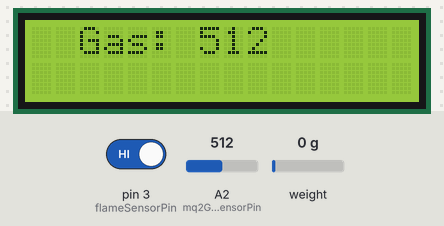
A sketch run on a simulated Arduino Uno, built with avr-gcc and run on an emulated ATmega328P. Parts: 16×2 character LCD. The inputs (shaded band) are chosen by the test bench; at power-on: weight on the scale 0 g, pin 3 (flameSensorPin) HIGH, A2 (mq2GasSensorPin) = 512. The modem accepts every AT command (registered, SIM ready, sends succeed) and sends nothing else; what the sketch prints to the serial monitor is not drawn.

Above: at 16.3 s.
16.4 s: weight on the scale set to 100 g
At 17.7 s:
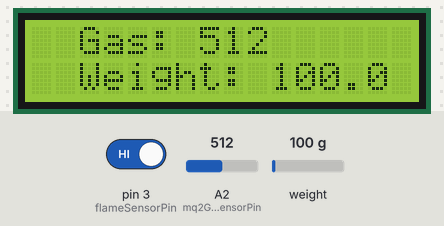
28.7 s: weight on the scale set to 1250 g
At 39.1 s:
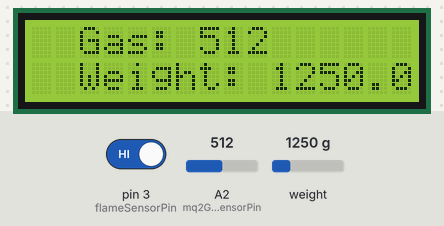
53.2 s: weight on the scale set to 2500 g
At 59.4 s:
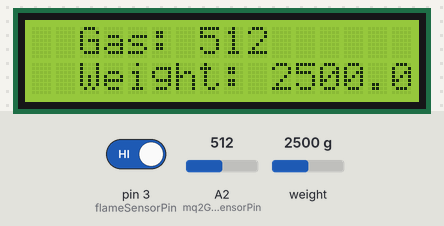
Timing chart, 0 to 60.9 s (numbered marks = the images above; inputs shaded):
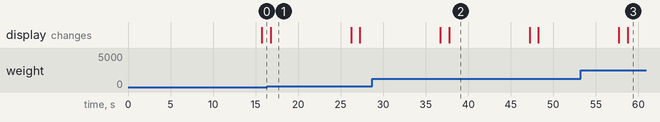

The sketch:

MAINCODE.ino
```cpp
#include "HX711.h"
#include <Wire.h>
#include <LiquidCrystal_I2C.h>
#include <SoftwareSerial.h>


// HX711 circuit wiring
const int LOADCELL_DOUT_PIN = 6;
const int LOADCELL_SCK_PIN = 5;
const int flameSensorPin = 3;
const int mq2GasSensorPin = A2;


HX711 scale;

// Thresholds for gas level (weight), flame sensor, and MQ2 gas sensor
const int weightThreshold = 200;  // Adjust as needed
const int flameThreshold = 50;       // Adjust as needed
const int mq2GasThreshold = 100;     // Adjust as needed

SoftwareSerial gsmSerial(7, 8); // RX, TX
String phoneNumber = "9113087435"; // Replace with your actual phone number

// LCD display configuration
LiquidCrystal_I2C lcd(0x27, 16, 2);

void setup() {
 Serial.begin(9600);
  Serial.println("HX711 load cell");
   pinMode(flameSensorPin, INPUT);

  // GSM module setup
  gsmSerial.begin(9600);

  // LCD display setup
  lcd.begin(16, 2);
  //lcd.print("Gas, Flame, and MQ2 Monitoring");

  Serial.println("Initializing the scale");

  // Initialize library with data output pin, clock input pin and gain factor.
  // Channel selection is made by passing the appropriate gain:
  // - With a gain factor of 64 or 128, channel A is selected
  // - With a gain factor of 32, channel B is selected
  // By omitting the gain factor parameter, the library
  // default "128" (Channel A) is used here.
  scale.begin(LOADCELL_DOUT_PIN, LOADCELL_SCK_PIN);

  Serial.println("Before setting up the scale:");
  Serial.print("read: \t\t");
  Serial.println(scale.read());			// print a raw reading from the ADC

  Serial.print("read average: \t\t");
  Serial.println(scale.read_average(20));  	// print the average of 20 readings from the ADC

  Serial.print("get value: \t\t");
  Serial.println(scale.get_value(5));		// print the average of 5 readings from the ADC minus the tare weight (not set yet)

  Serial.print("get units: \t\t");
  Serial.println(scale.get_units(5), 1);	// print the average of 5 readings from the ADC minus tare weight (not set) divided
						// by the SCALE parameter (not set yet)

  scale.set_scale(2280.f);                      // this value is obtained by calibrating the scale with known weights; see the README for details
  scale.tare();				        // reset the scale to 0

  Serial.println("After setting up the scale:");

  Serial.print("read: \t\t");
  Serial.println(scale.read());                 // print a raw reading from the ADC

  Serial.print("read average: \t\t");
  Serial.println(scale.read_average(20));       // print the average of 20 readings from the ADC

  Serial.print("get value: \t\t");
  Serial.println(scale.get_value(5));		// print the average of 5 readings from the ADC minus the tare weight, set with tare()

  Serial.print("get units: \t\t");
  Serial.println(scale.get_units(5), 1);        // print the average of 5 readings from the ADC minus tare weight, divided
						// by the SCALE parameter set with set_scale

  Serial.println("Readings:");
}

void loop() {

  int gasLevel = analogRead(mq2GasSensorPin);
  Serial.print("Gas Level: ");
  Serial.println(gasLevel);
   if (gasLevel > mq2GasThreshold) {
    Serial.println("MQ2 Gas detected. Alert!");
      sendSMS("MQ2 Gas detected. Alert!");
    }


int flameValue = digitalRead(flameSensorPin);
    Serial.print("Flame Sensor Value: ");
    Serial.println(flameValue);
if (flameValue == 0 ) {
  Serial.println("Flame detected. Alert!");
      sendSMS("Flame detected. Alert!");
    }

  Serial.print("one reading:\t");
  Serial.print(scale.get_units(), 1);
  Serial.print("\t| average:\t");
  Serial.println(scale.get_units(10), 1);
  Serial.println("Gms");
   if (int(scale.get_units(10), 1) < weightThreshold) {
    Serial.println("Gas level is low");
      Serial.println("Booking is initiated");
    }

  scale.power_down();			        // put the ADC in sleep mode
  delay(5000);
  scale.power_up();

  lcd.clear();
  lcd.setCursor(2, 0);
  lcd.print("Gas: " + String(gasLevel));
  lcd.setCursor(2, 1);
  lcd.print("Weight: " + String(scale.get_units(10), 1) + " g");

  delay(1000);
}


void sendSMS(String message) {
  gsmSerial.println("AT+CMGF=1"); // Set SMS mode to text
  delay(100);
  gsmSerial.print("AT+CMGS=\"");
  gsmSerial.print(phoneNumber);
  gsmSerial.println("\"");
  delay(100);
  gsmSerial.println(message);
  delay(100);
  gsmSerial.write(26); // Send Ctrl+Z to finish message
  delay(1000); // Wait for the message to be sent
}
```

Measured:
- after the input at 16.4 s, the display: changes after 0.36 s (image 1)
- after the input at 28.7 s, the display: first differs from a run without the input after 9.0 s (image 2)
- after the input at 53.2 s, the display: first differs from a run without the input after 5.5 s (image 3)
- what the display in image 1 shows lasts 9.4 s, from 16.8 s to 26.2 s
